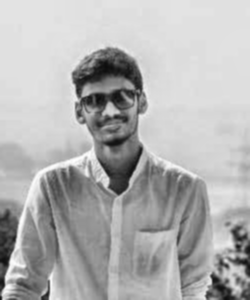
#> input picture source-prepped.png, 250 x 300 px, found by its file name
$ python make_ascii_svg.py
#> lines starting #> are read from the running program, lines starting #| are printed output that depends on the picture
"""
make_ascii_svg.py
Downsample source-prepped.png to a character grid, map brightness to a
density ramp, and emit a monochrome self-typing SVG (each row wipes in
left-to-right, staggered top to bottom, freezes at the end - no loop).
"""
import sys
from PIL import Image

RAMP = " .`:-=+*cs#%@"   # bright (sparse) -> dark (dense)

COLS = 100
ROWS = 53
FONT_SIZE = 7
CHAR_W = FONT_SIZE * 0.6
CHAR_H = FONT_SIZE * 1.0
FILL = "#8b949e"          # single monochrome fill, no rainbow
BG = "transparent"
STAGGER = 0.045            # seconds between each row starting
ROW_DURATION = 0.55        # seconds for a row's wipe

def brightness_to_char(v):
    # v: 0 (black) .. 255 (white). White background -> maps to space (ramp[0]).
    idx = int((255 - v) / 255 * (len(RAMP) - 1))
    return RAMP[max(0, min(idx, len(RAMP) - 1))]

def build_grid(img_path):
#> called with img_path = 'source-prepped.png'
    im = Image.open(img_path).convert("L")
#> im is the input picture: PIL image 250x300 L; min 11, max 255, mean 177.6
    im = im.resize((COLS, ROWS), Image.LANCZOS)
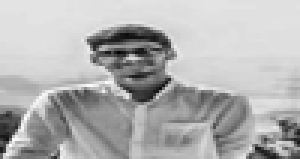
#> im: PIL image 100x53 L (shown 3 times larger); min 3, max 255, mean 177.6
    px = im.load()
    grid = []
    for y in range(ROWS):
        row = "".join(brightness_to_char(px[x, y]) for x in range(COLS))
        grid.append(row)
#> after the loop, grid = 53 items
    return grid

def escape(c):
    return {"&": "&amp;", "<": "&lt;", ">": "&gt;"}.get(c, c)

def make_svg(grid, out_path="avi-ascii.svg"):
    width = COLS * CHAR_W
    height = ROWS * CHAR_H + 10

    rows_svg = []
    total_delay = 0.0
    for i, row in enumerate(grid):
        text = "".join(escape(c) for c in row)
        y = (i + 1) * CHAR_H
        clip_id = f"clip{i}"
        delay = i * STAGGER

        # clip-path rect that wipes from 0 width to full width
        rows_svg.append(f"""
  <clipPath id="{clip_id}">
    <rect x="0" y="{y - CHAR_H}" height="{CHAR_H + 2}" width="0">
      <animate attributeName="width" from="0" to="{width}"
        begin="{delay:.3f}s" dur="{ROW_DURATION}s"
        fill="freeze" calcMode="spline" keySplines="0.2 0.8 0.2 1"/>
    </rect>
  </clipPath>""")

        rows_svg.append(
            f'  <text x="0" y="{y}" clip-path="url(#{clip_id})" '
            f'font-family="Consolas, Menlo, monospace" font-size="{FONT_SIZE}" '
            f'fill="{FILL}" xml:space="preserve">{text}</text>'
        )
        total_delay = delay + ROW_DURATION

    svg = f"""<svg xmlns="http://www.w3.org/2000/svg" width="{width:.0f}" height="{height:.0f}"
     viewBox="0 0 {width:.0f} {height:.0f}">
  <style>
    text {{ letter-spacing: 0px; }}
  </style>
{''.join(rows_svg)}
</svg>
"""
    with open(out_path, "w") as f:
        f.write(svg)
    print(f"wrote {out_path}  ({COLS}x{ROWS} chars, ~{total_delay:.1f}s to fully print)")

if __name__ == "__main__":
    src = sys.argv[1] if len(sys.argv) > 1 else "source-prepped.png"
    out = sys.argv[2] if len(sys.argv) > 2 else "avi-ascii.svg"
    grid = build_grid(src)
#> grid = 53 items
    make_svg(grid, out)
#> the loop in make_svg, `for i, row in enumerate(grid):` made 53 passes
#> (y, clip_id, delay, total_delay) on passes 1 to 12: (7, 'clip0', 0, 0.55), (14, 'clip1', 0.045, 0.595), (21, 'clip2', 0.09, 0.64), (28, 'clip3', 0.135, 0.685), (35, 'clip4', 0.18, 0.73), (42, 'clip5', 0.225, 0.775), (49, 'clip6', 0.27, 0.82), (56, 'clip7', 0.315, 0.865), (63, 'clip8', 0.36, 0.91), (70, 'clip9', 0.405, 0.955), (77, 'clip10', 0.45, 1), (84, 'clip11', 0.495, 1.04)
#> after the loop in make_svg, `for i, row in enumerate(grid):`: rows_svg = 106 items
#| wrote avi-ascii.svg  (100x53 chars, ~2.9s to fully print)
